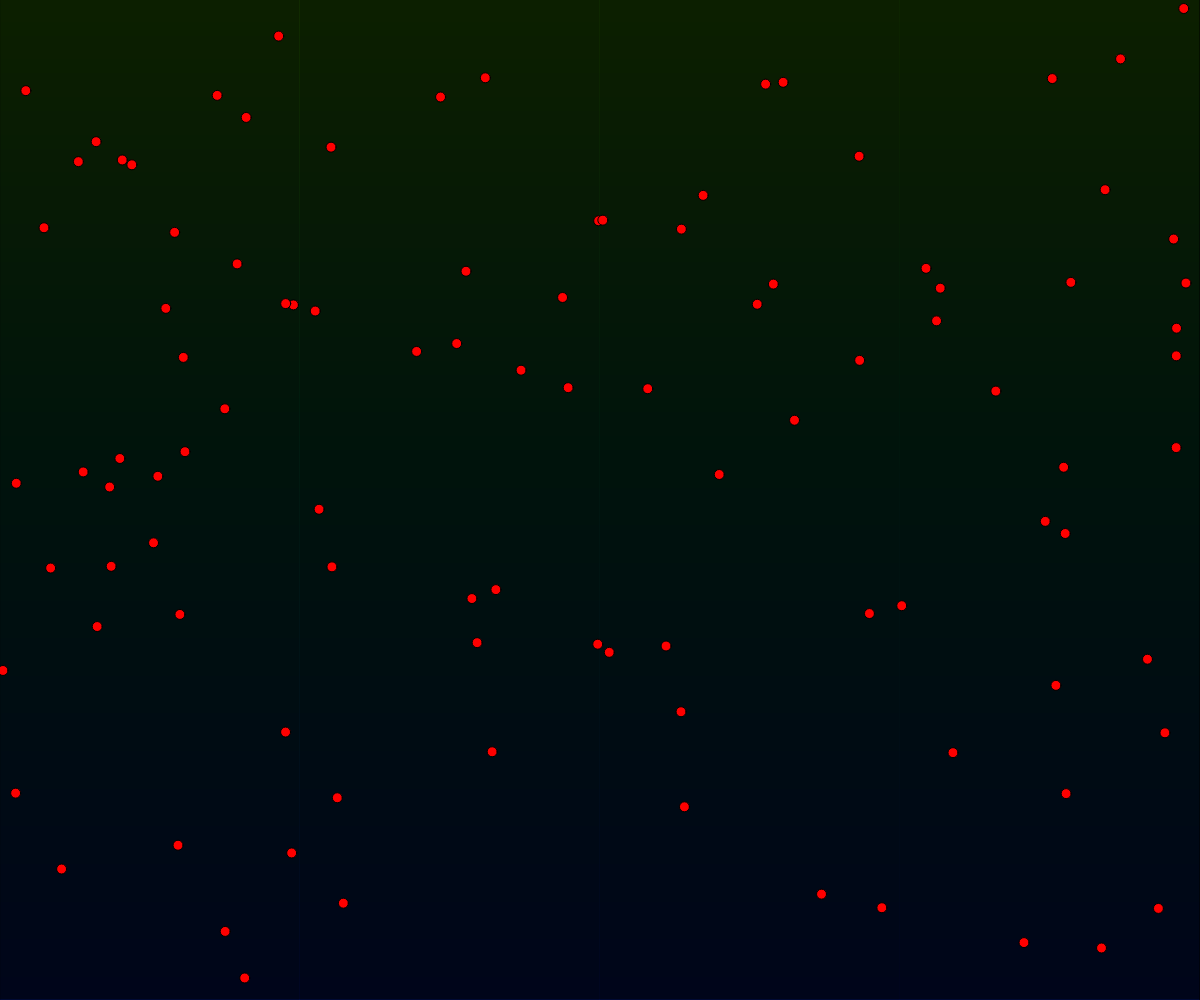
Frame 1 (no input)
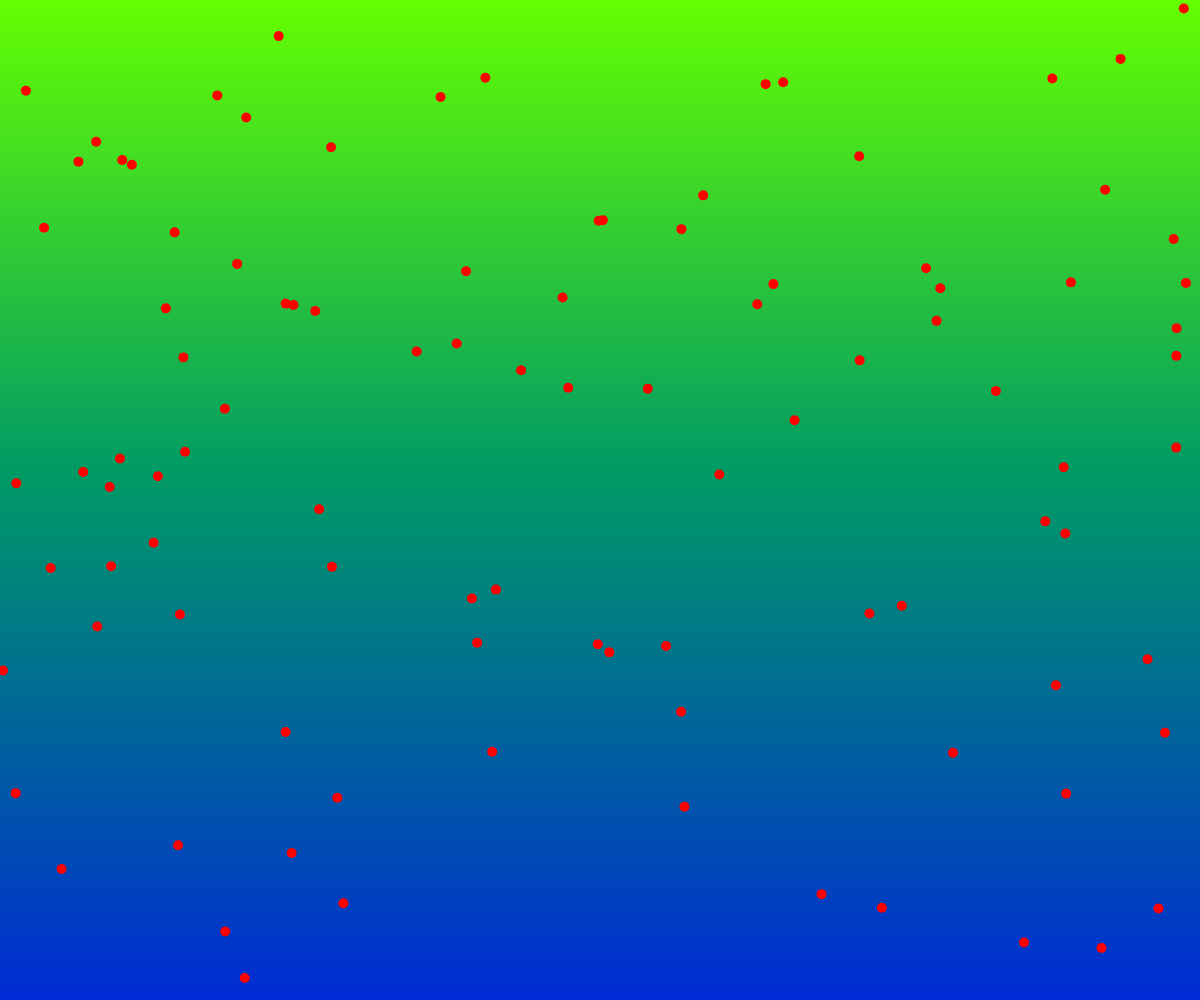
Frame 60 (no input)
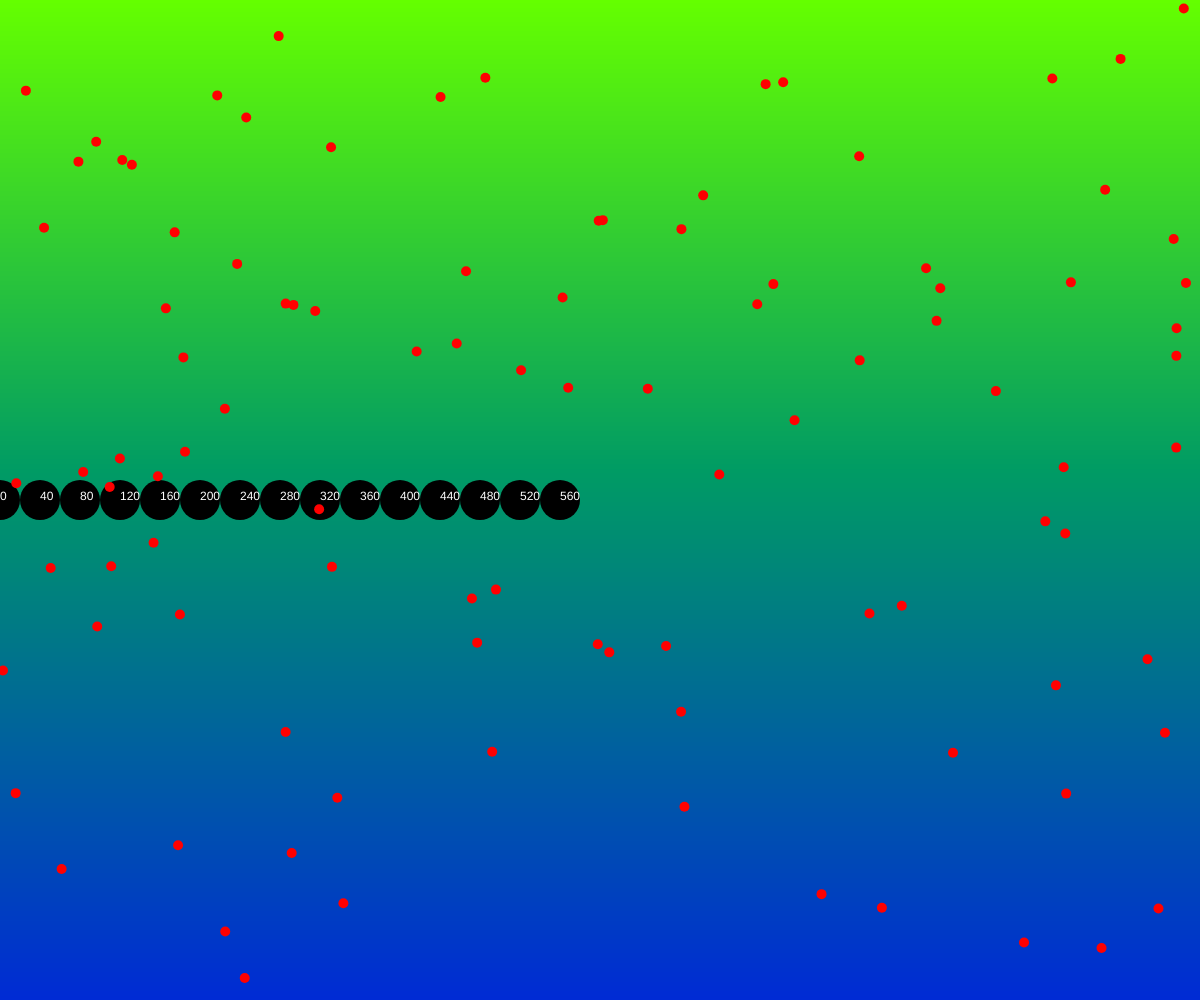
Frame 120 (the mouse pressed at the canvas centre since frame 60)

The p5.js sketch that drew these frames (run headless with seeded random() and noise() and a simulated clock; from frame 60 on, the mouse is pressed at the canvas centre):

// p5.js sketch
// ── sketch.js
// Drawing With Loops
// Jayden Johnson
// 9/19/2024



function setup() {
  createCanvas(windowWidth, windowHeight);
  
}

function draw() {
  myBackground();
  myForeground();
  //screen is updated at end of draw
  noStroke();


}

function myBackground(){
  //use a loop to draw a gradient background
  let rectHeight = 1;
  
  for(let y = 0; y < height; y+= rectHeight){
    let value = map(y,0,width,0,255);
    fill(100-value,255-value,value);
    rect(0,y,width,rectHeight);
    
  }
  
}

function myForeground(){
  //use FOR / WHILE loops to draw on the canvas
  for(let x = 0; x  < mouseX; x= x + 40){
    fill(0);
    circle(x,height/2, 40);
    fill(255);
    text(x,x,height/2);
  }
randomSeed(5);
let starCount = 0;
fill(255,0,0); //red
while(starCount < 100){
  let x = random(0,width);
  let y = random(0,height);
  circle(x,y,10);



  starCount++;
}

}
